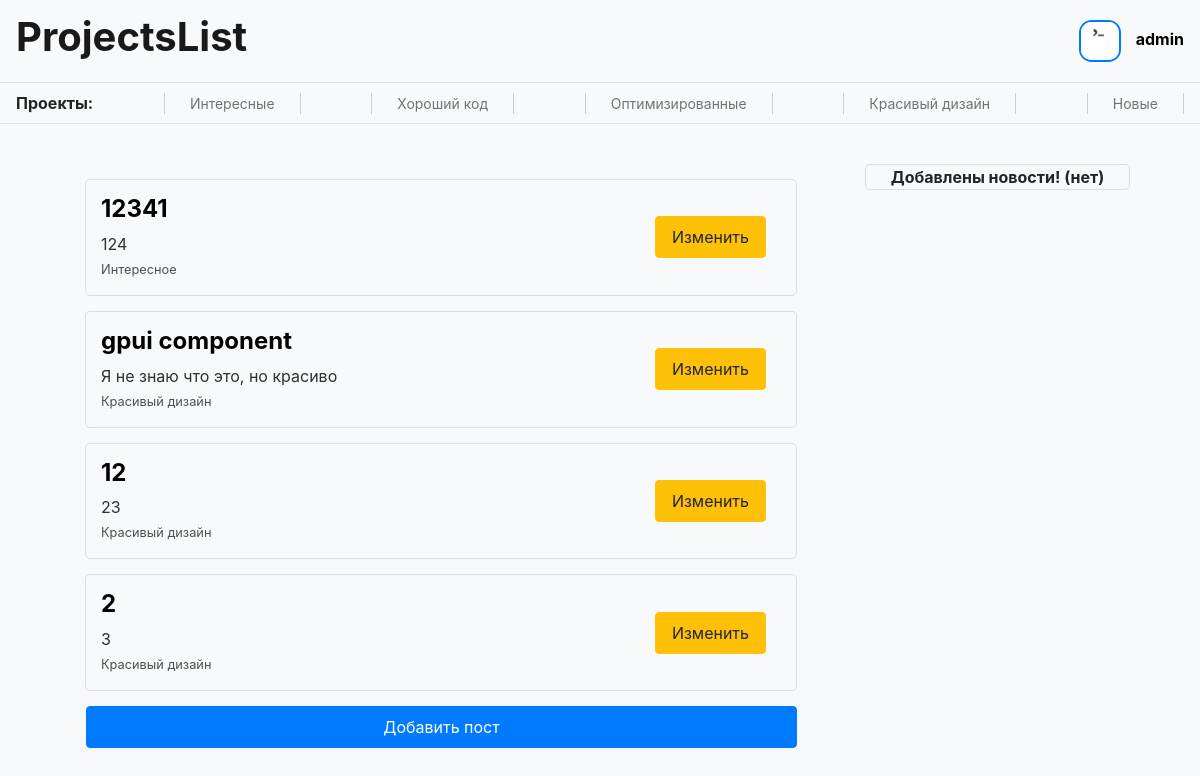
Page / (signed in) on the earlier database version.
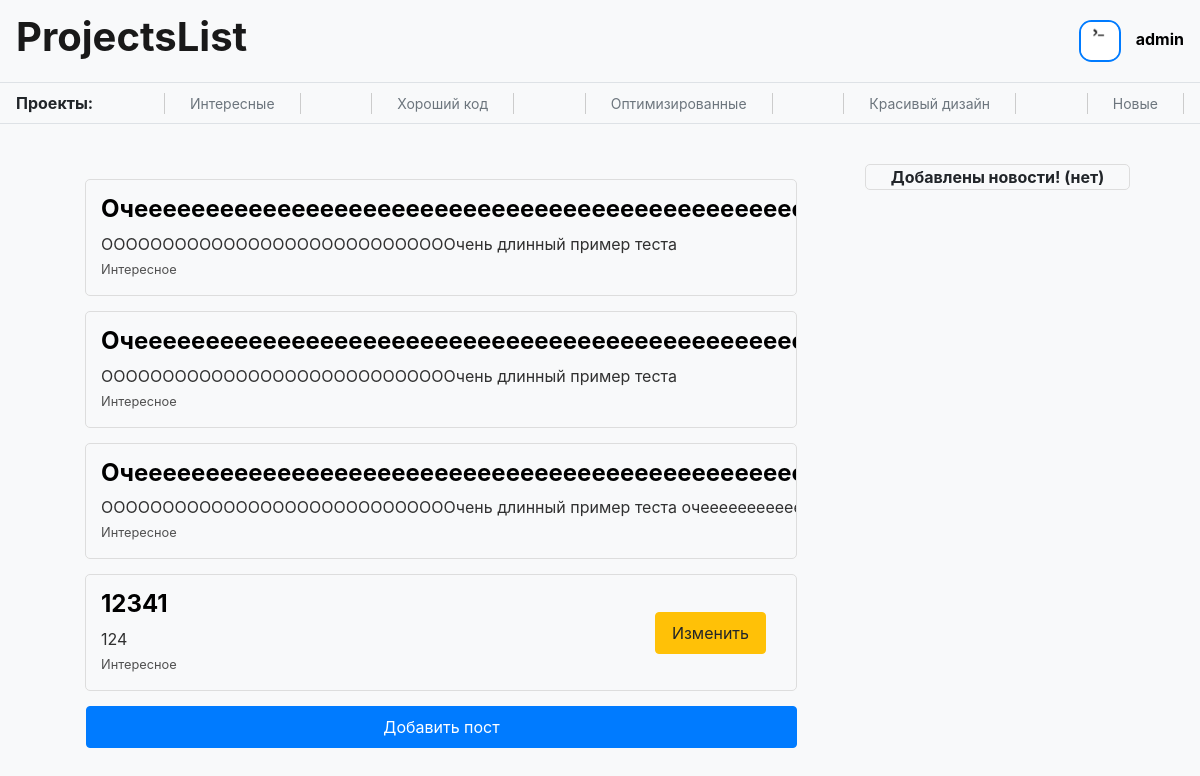
Same page on the later database version.
### data/posts.py (models this page shows)
class Post(SqlAlchemyBase):
    __tablename__ = 'posts'
    id = sa.Column(sa.Integer, primary_key=True, autoincrement=True)
    title = sa.Column(sa.String)
    text = sa.Column(sa.String)
    project_link = sa.Column(sa.String)
    category = sa.Column(sa.String)
    like = sa.Column(sa.Integer, default=0)
    dislike = sa.Column(sa.Integer, default=0)
    create_time = sa.Column(sa.DateTime, default=datetime.now)
    author = sa.orm.relationship('User', back_populates='posts')
    author_id = sa.Column(sa.Integer, sa.ForeignKey('users.id'))
    users_who_liked = sa.orm.relationship('User', back_populates='liked_posts', secondary='rating_posts')
    comments = sa.orm.relationship('Comment', back_populates='post')

### server.py (the view)
@app.route('/')
def home():
    try:
        db = db_session.create_session()
        posts = db.query(Post).all()[:-5:-1]
        return flask.render_template('home.html', title='ProjectsList', posts=posts)
    finally:
        db.close()

### data/db_session.py (called while the page is built)
def create_session() -> Session:
    global __factory
    return __factory()

### server.py (called while the page is built)
@login_manager.user_loader
def load_user(user_id):
    try:
        db = db_session.create_session()
        return db.query(User).get(user_id)
    finally:
        db.close()

### templates/home.html
{% extends "base.html" %}
{% block content %}
    <div class='container'>
        <div class='posts' style='display: inline-block'>
            {% for post in posts %}
            <a href='posts/{{post.id}}'>
                <div class='small-post'>
                    <div style='display: inline-block;'>
                            <h4>{{post.title}}</h4>
                        <p>{{post.text}}</p>
                        <small>{{post.category}}</small>
                    </div>
                    {% if current_user.id == post.author.id or current_user.id == 1 %}
                    <div style='display: inline-block;'>
                        <a type='button' class='btn btn-warning' href='posts/edit/{{post.id}}'>Изменить</a>
                    </div>
                    {% endif %}
                </div>
            </a>
            {% endfor %}
            {% if current_user.is_authenticated %}
            <a class='btn btn-primary' href='/add_post'>Добавить пост</a>
            {% endif %}
        </div>
        <div class='news' style='display: inline-block; float: right'>
            <b>Добавлены новости! (нет)</b>
        </div>
    </div>
{% endblock %}

Differences in the rows shown:
no longer on this page (row edited): Post: title "gpui component", text "Я не знаю что это, но красиво", category "Красивый дизайн"
no longer on this page (row unchanged): Post: title "12", text "23", category "Красивый дизайн"
no longer on this page (row unchanged): Post: title "2", text "3", category "Красивый дизайн"
added Post: title "Очееееееееееееееееееееееееееееееееееееееееееее…", text "ОООООООООООООООООООООООООООООчень длинный пример теста", category "Интересное"
added Post: title "Очееееееееееееееееееееееееееееееееееееееееееее…", text "ОООООООООООООООООООООООООООООчень длинный пример теста", category "Интересное"
added Post: title "Очееееееееееееееееееееееееееееееееееееееееееее…", text "ОООООООООООООООООООООООООООООчень длинный пример теста очеееееее…", category "Интересное"
